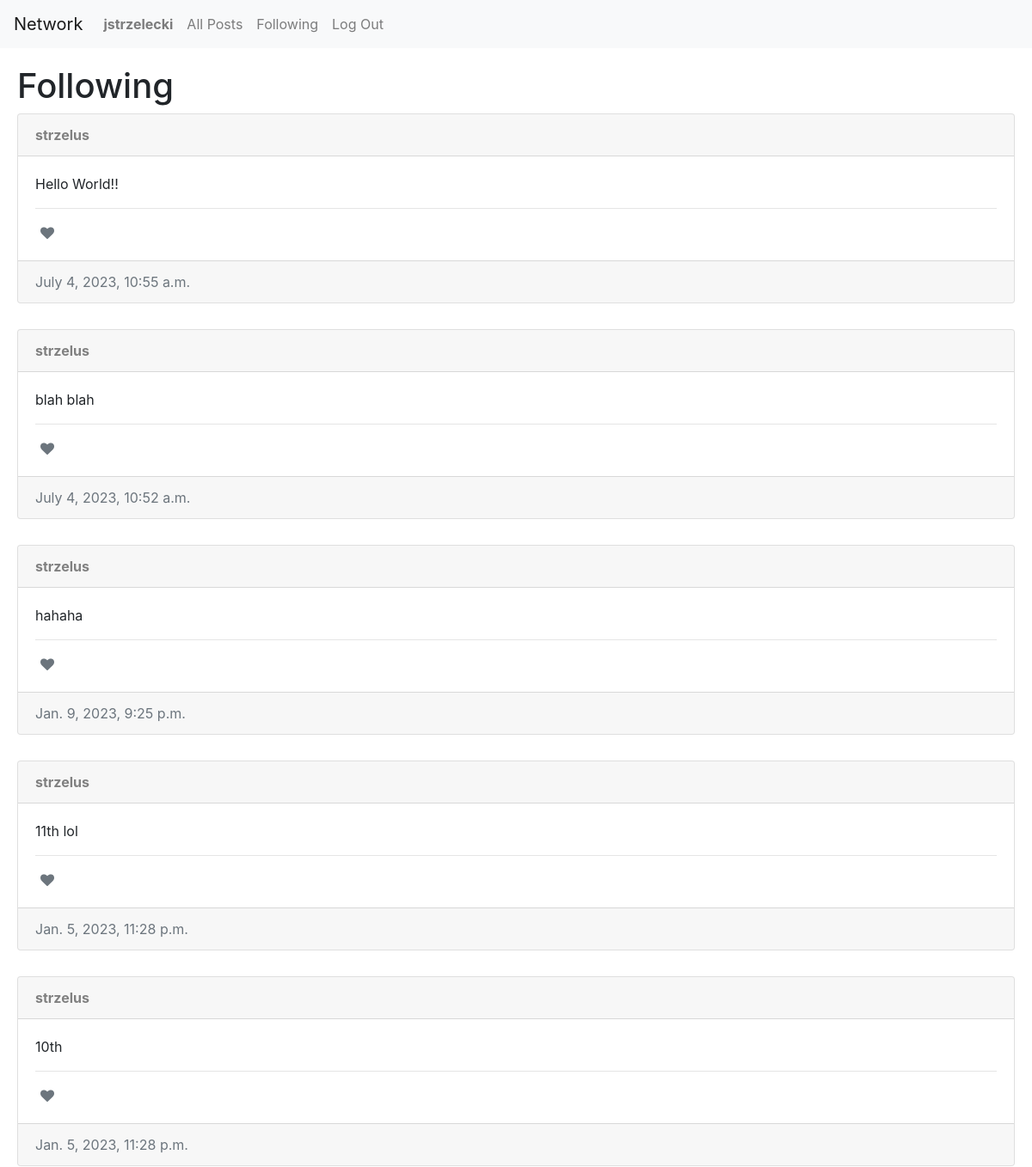
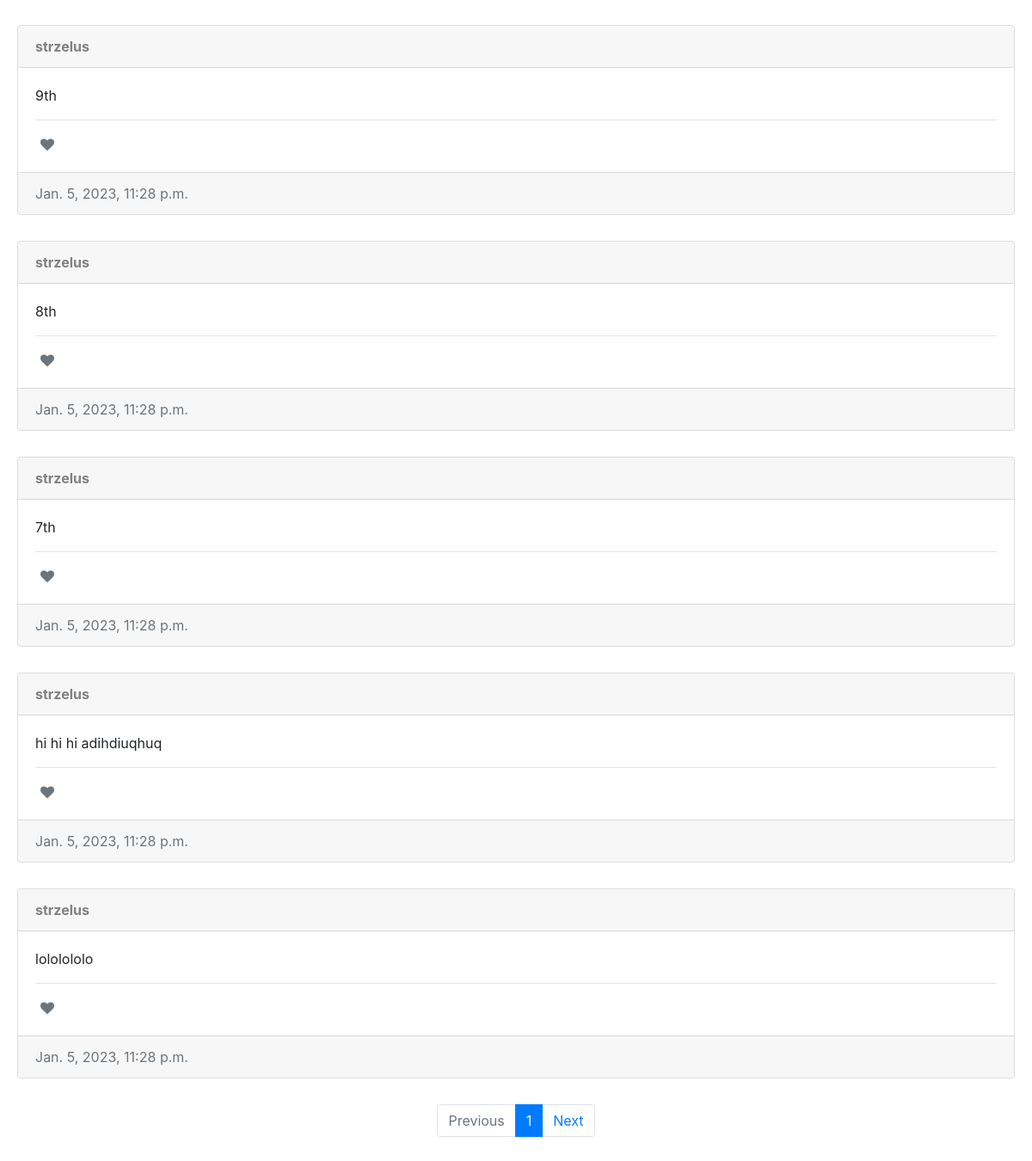
Page /following (signed in) on the committed database (2 pictures, top to bottom).
### network/models.py (models this page shows, shortened)
class User(AbstractUser):
    pass

class Post(models.Model):
    user = models.ForeignKey(User, on_delete=models.CASCADE, related_name="author")
    text = models.TextField(null=True)
    date = models.DateTimeField(auto_now_add=True)
    likes = models.DecimalField(default=0, max_digits=5, decimal_places=0)

### network/views.py (the view)
# urls.py: path("following", views.following, name="following"),
@login_required
def following(request):
    following = list(Follow.objects.filter(follower=request.user).values_list('following', flat=True))
    posts = Post.objects.filter(user__in=following).order_by("-date")
    likes = Like.objects.all()
    whoYouLiked = []
    try:
        for like in likes:
            if like.user == request.user:
                whoYouLiked.append(like.post.id)
    except:
        whoYouLiked = []
    paginator = Paginator(posts, 10)
    page_number = request.GET.get('page')
    page_obj = paginator.get_page(page_number)
    return render(request, "network/following.html", {
        "page_obj": page_obj,
        "whoYouLiked": whoYouLiked
    })

### network/templates/network/following.html
{% extends "network/layout.html" %} {% block body %}
<h1>Following</h1>
<div class="vstack gap-3">
	{% if page_obj %} {% for post in page_obj %}
	<div class="card">
		<div class="card-header">
			<a id="username" class="user-link" href="{% url 'profile' post.user.id %}"
				><strong>{{ post.user }}</strong></a
			>
		</div>
		<div class="card-body">
			<p class="card-title">{{ post.text }}</p>
		<hr />
		{% if user == post.user %}
		<button
			class="btn btn-secondary"
			type="button"
			data-toggle="modal"
			data-target="#modal_edit_post_{{ post.id }}"
		>
			Edit
		</button>
		<div
			class="modal fade"
			id="modal_edit_post_{{ post.id }}"
			tabindex="-1"
			role="dialog"
			aria-hidden="true"
			aria-labelledby="modal_edit_post_{{ post.id }}_label"
		>
			<div class="modal-dialog" role="document">
				<div class="modal-content">
					<div class="modal-header">
						<h5 class="modal-title">Edit Post</h5>
						<button
							type="button"
							class="close"
							data-dismiss="modal"
							aria-label="Close"
						>
							<span aria-hidden="true">&times;</span>
						</button>
					</div>
					<div class="modal-body">
						<textarea
							class="form-control"
							name="content"
							id="textarea_{{ post.id }}"
							rows="5"
						>
{{ post.text }}</textarea
						>
					</div>
					<div class="modal-footer">
						<button
							type="button"
							class="btn btn-secondary"
							data-dismiss="modal"
						>
							Close
						</button>
						<button
							type="button"
							class="btn btn-primary"
							onclick="submitHandler({{ post.id }})"
						>
							Save changes
						</button>
					</div>
				</div>
			</div>
		</div>
		{% else %} {% if user.is_authenticated %}
		<div class="card-text">
			{% if post.id in whoYouLiked %}
			<button
				id="like_btn_{{ post.id }}"
				class="red like fa fa-heart"
				onclick="likeHandler({{ post.id }}, {{ whoYouLiked }})"
			></button>
			{% else %}
			<button
				id="like_btn_{{ post.id }}"
				class="text-muted like fa fa-heart"
				onclick="likeHandler({{ post.id }}, {{ whoYouLiked }})"
			></button>
			{% endif %}
		</div>
		{% endif %} {% endif %}
        </div>
		<div class="card-footer text-muted">{{ post.date }}</div>
    </div>
	{% empty %}
	<h1>No users are followed</h1>
	{% endfor %} {% endif %}
<nav>
	<ul class="pagination justify-content-center">
		{% if page_obj.has_previous %}
		<li class="page-item">
			<a class="page-link" href="?page={{ page_obj.previous_page_number }}"
				>Previous</a
			>
		</li>
		{% else %}
		<li class="page-item disabled">
			<a class="page-link" aria-label="disabled" href="#">Previous</a>
		</li>
		{% endif %}
		<li class="page-item active" aria-current="page">
			<span class="page-link" href="#">{{ page_obj.number }}</span>
		</li>
		{% if page_obj.has_next %}
		<li class="page-item">
			<a class="page-link" href="?page={{ page_obj.next_page_number }}">Next</a>
		</li>
		{% else %}
		<li class="page-item disabled">
			<a class="page-link" aria-label="disabled" href="#">Next</a>
		</li>
		{% endif %}
	</ul>
</nav>
{% endblock %}

### network/templates/network/layout.html (shortened to what this page needs)
{% load static %}
<!DOCTYPE html>
<html lang="en">
	<head>
		<link
			rel="stylesheet"
			href="https://stackpath.bootstrapcdn.com/bootstrap/4.4.1/css/bootstrap.min.css"
		/>
		<link
			rel="stylesheet"
			href="https://cdnjs.cloudflare.com/ajax/libs/font-awesome/4.7.0/css/font-awesome.min.css"
		/>
		<link href="{% static 'network/styles.css' %}" rel="stylesheet" />
	<body>
		<nav class="navbar navbar-expand-lg navbar-light bg-light">
			<a class="navbar-brand" href="{% url 'index' %}">Network</a>
			<div>
				<ul class="navbar-nav mr-auto">
					{% if user.is_authenticated %}
					<li class="nav-item">
						<a id="username" class="nav-link" href="{% url 'profile' user.id %}"
							><strong>{{ user.username }}</strong></a
						>
					</li>
					{% endif %}
					<li class="nav-item">
						<a class="nav-link" href="{% url 'index' %}">All Posts</a>
					</li>
					{% if user.is_authenticated %}
					<li class="nav-item">
						<a class="nav-link" href="{% url 'following' %}">Following</a>
					</li>
					<li class="nav-item">
						<a class="nav-link" href="{% url 'logout' %}">Log Out</a>
					</li>
					{% endif %}
				</ul>
			</div>
		</nav>
		<div class="body">{% block body %} {% endblock %}</div>
	</body>
</html>

### network/static/network/styles.css (style rules this page uses)
.body { padding: 20px; }
.card { margin-bottom: 30px; }
.user-link { color: gray; }
.like { margin-right: 0.5em; background: none; border: white; border-radius: 0.5em; }

### rows in the picture
User: username "jstrzelecki"
Post: user "strzelus", text "Hello World!!", date "July 4, 2023, 10:55 a.m."
Post: user "strzelus", text "blah blah", date "July 4, 2023, 10:52 a.m."
Post: user "strzelus", text "hahaha", date "Jan. 9, 2023, 9:25 p.m."
Post: user "strzelus", text "11th lol", date "Jan. 5, 2023, 11:28 p.m."
Post: user "strzelus", text "10th", date "Jan. 5, 2023, 11:28 p.m."
Post: user "strzelus", text "9th", date "Jan. 5, 2023, 11:28 p.m."
Post: user "strzelus", text "8th", date "Jan. 5, 2023, 11:28 p.m."
Post: user "strzelus", text "7th", date "Jan. 5, 2023, 11:28 p.m."
Post: user "strzelus", text "hi hi hi adihdiuqhuq", date "Jan. 5, 2023, 11:28 p.m."
Post: user "strzelus", text "lololololo", date "Jan. 5, 2023, 11:28 p.m."

### other values in the picture
{{ page_obj.number }} "1"
